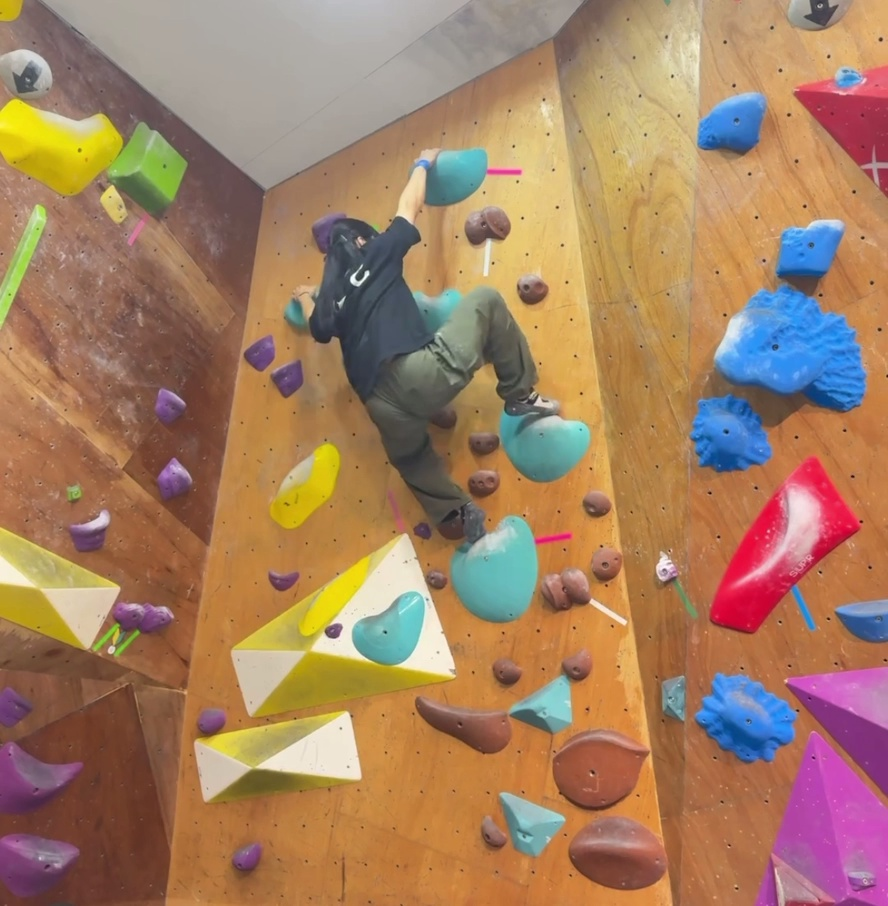
#> input picture wall_example.jpg, 888 x 906 px
$ python visualize_frame_matches.py
#> lines starting #> are read from the running program, lines starting #| are printed output that depends on the picture; after the words box and inside, x2 and y2 are one past the last pixel; in counts of white or black regions, pixels touching at a corner belong together
# visualize_frame_matches.py (interactive viewer)

"""
Visualize each move step-by-step, overlaying limb placements and holds
on the wall image. Use arrow keys to step through each move.
"""

import cv2
import json
import numpy as np

# Load image and data
image_path = "wall_example.jpg"
json_path = "output/climb_data.json"
hold_coords_path = "output/hold_positions.json"

image = cv2.imread(image_path)
#> image is the input picture: shape (906, 888, 3); mean B, G, R 98.6, 127.6, 164.2
if image is None:
    raise FileNotFoundError(f"Couldn't load image: {image_path}")

with open(json_path, "r") as f:
#> (reads output/climb_data.json from the repository)
    data = json.load(f)

with open(hold_coords_path, "r") as f:
#> (reads output/hold_positions.json from the repository)
    hold_coords = {k: tuple(v) for k, v in json.load(f).items()}

moves = data["moves"]

# Colors
hold_color = (0, 255, 0)
text_color = (255, 255, 255)
limb_colors = {
    "lefthand": (0, 0, 255),
    "righthand": (0, 255, 255),
    "leftfoot": (255, 0, 0),
    "rightfoot": (255, 0, 255)
}

index = 0

while True:
    display = image.copy()

    # Draw holds
    for hold_id, (x, y) in hold_coords.items():
        cv2.circle(display, (x, y), 15, hold_color, 2)
        cv2.putText(display, hold_id, (x - 20, y - 10), cv2.FONT_HERSHEY_SIMPLEX, 0.5, text_color, 1)
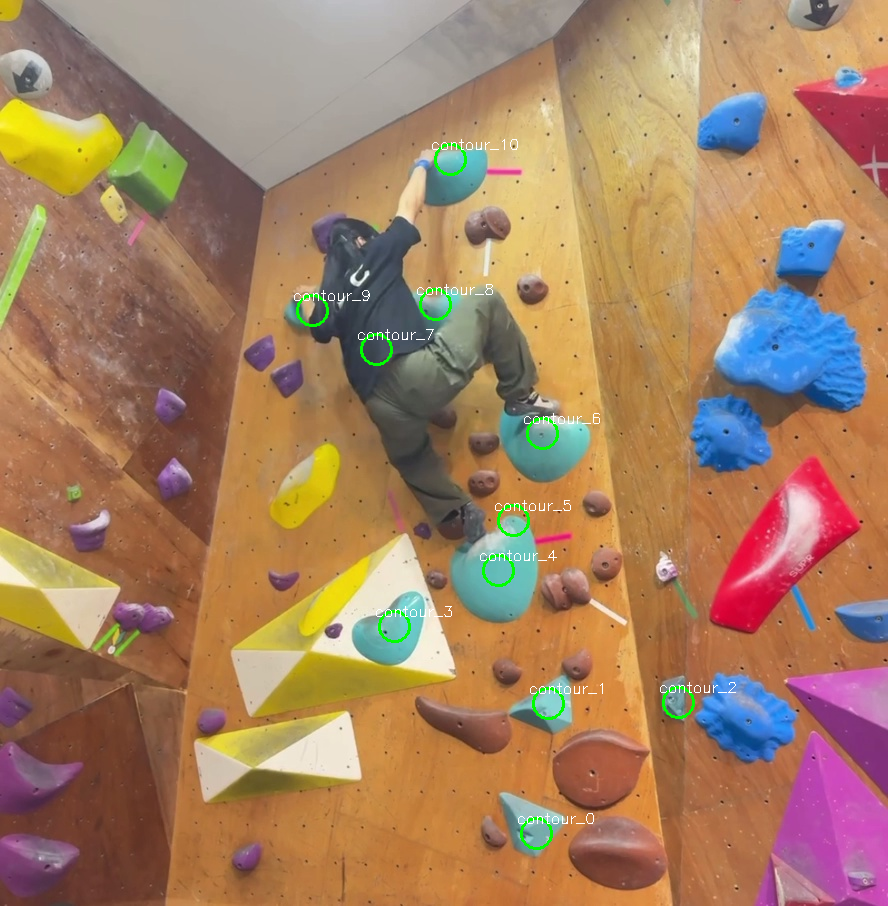
#> display: shape (906, 888, 3); 0.58% of pixels changed, all inside (x1, y1, x2, y2) = (294, 139, 736, 850)

    # Draw current move
    if 0 <= index < len(moves):
        move = moves[index]
        for limb, hold_id in move.items():
            if limb == "type":
                continue
#> (the run stopped early here; a loop or call above may not have finished)
